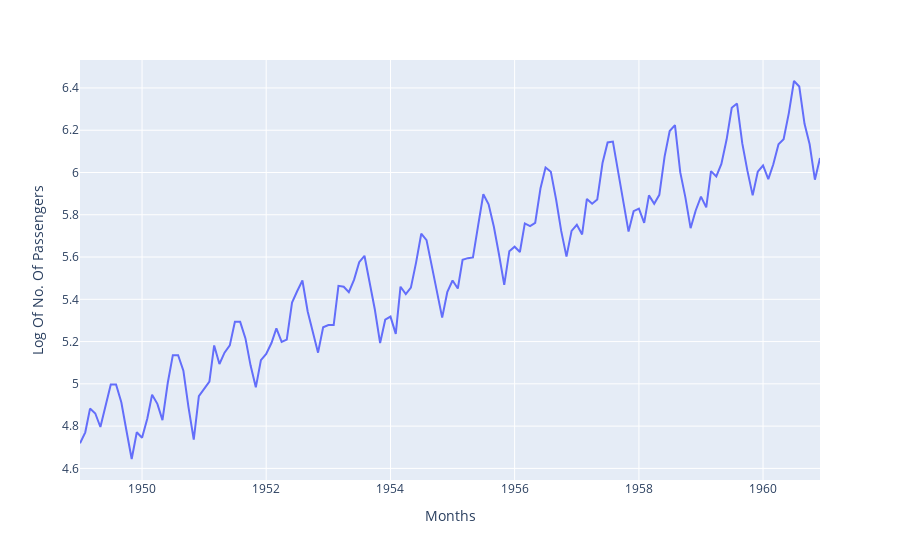

Notebook code cell kept with this figure:
### Code cell
px.line(data,'Month','#Passengers_Log',labels={'Month':'Months','#Passengers_Log':'Log Of No. Of Passengers'})

### Figure 1 — Plotly figure (JSON) as saved in the notebook; plotly's stock layout.template omitted (floating-point values rounded to 4 significant figures; data arrays with more than 128 entries replaced by an {"elided": "..."} marker saying what was removed)
{"data": [{"hovertemplate": "Months=%{x}<br>Log Of No. Of Passengers=%{y}<extra></extra>", "legendgroup": "", "line": {"color": "#636efa", "dash": "solid"}, "marker": {"symbol": "circle"}, "mode": "lines", "name": "", "orientation": "v", "showlegend": false, "type": "scatter", "x": {"elided": "144 str values"}, "xaxis": "x", "y": {"elided": "144 float values"}, "yaxis": "y"}], "layout": {"legend": {"tracegroupgap": 0}, "margin": {"t": 60}, "xaxis": {"anchor": "y", "domain": [0, 1], "title": {"text": "Months"}}, "yaxis": {"anchor": "x", "domain": [0, 1], "title": {"text": "Log Of No. Of Passengers"}}}}
